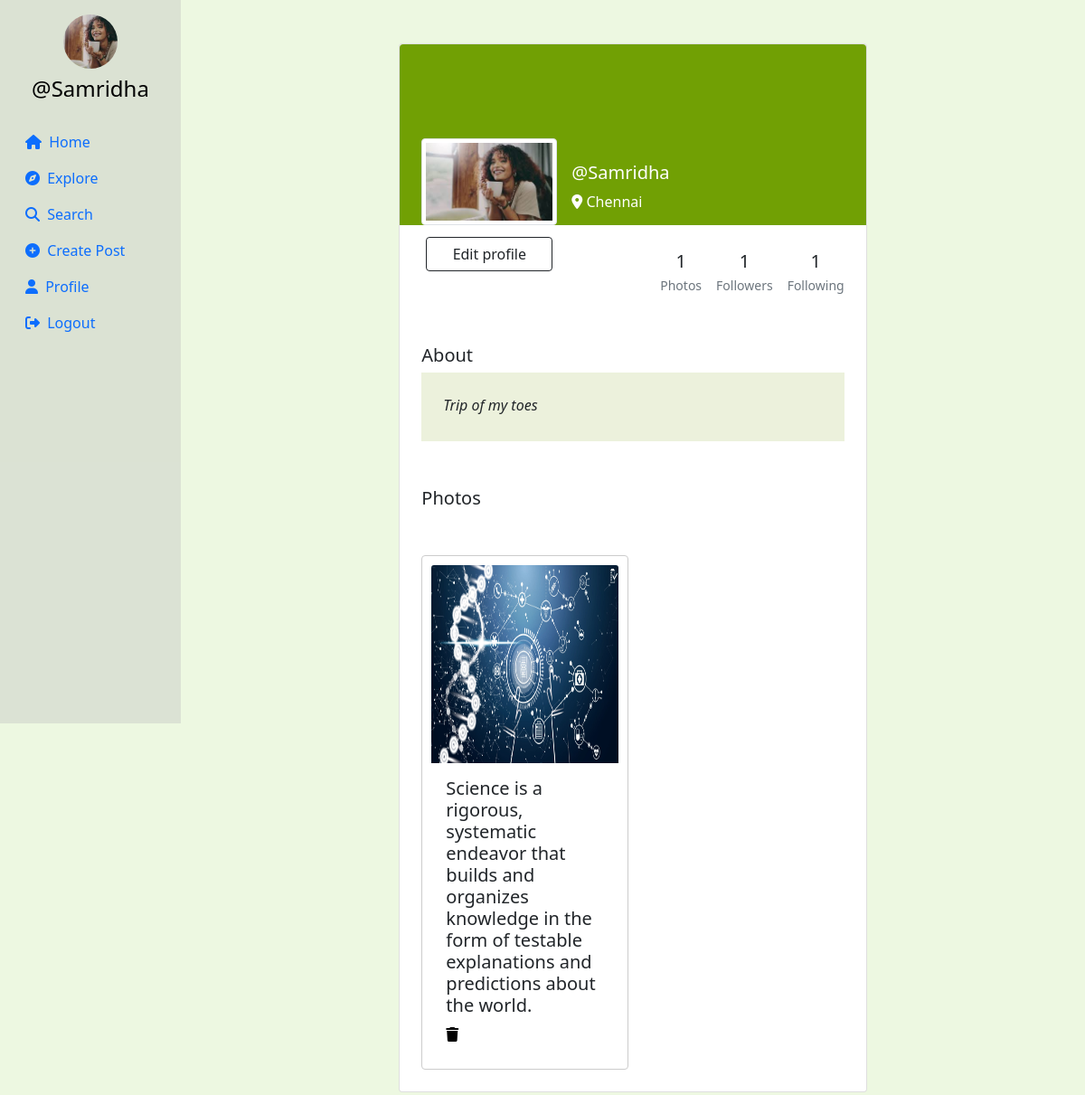
The page /profile/Samridha (signed in) on the database its author committed.
### userauth/models.py (models this page shows, shortened)
class Profile(models.Model):
    user = models.ForeignKey(User, on_delete=models.CASCADE)
    id_user = models.IntegerField(primary_key=True, default=0)
    bio = models.TextField(blank=True, default='')
    profileimg = models.ImageField(upload_to='profile_images', default='blank-profile-picture.png')
    location = models.CharField(max_length=100, blank=True, default='')

class Post(models.Model):
    id = models.UUIDField(primary_key=True, default=uuid.uuid4)
    user = models.CharField(max_length=100)
    image = models.ImageField(upload_to='post_images')
    caption = models.TextField()
    created_at = models.DateTimeField(default=datetime.now)
    no_of_likes = models.IntegerField(default=0)

### userauth/views.py (the view)
# urls.py: path('profile/<str:id_user>', views.profile),
@login_required(login_url='/loginn')
def profile(request,id_user):
    user_object = User.objects.get(username=id_user)
    print(user_object)
    profile = Profile.objects.get(user=request.user)
    user_profile = Profile.objects.get(user=user_object)
    user_posts = Post.objects.filter(user=id_user).order_by('-created_at')
    user_post_length = len(user_posts)
    follower = request.user.username
    user = id_user
    if Followers.objects.filter(follower=follower, user=user).first():
        follow_unfollow = 'Unfollow'
    else:
        follow_unfollow = 'Follow'
    user_followers = len(Followers.objects.filter(user=id_user))
    user_following = len(Followers.objects.filter(follower=id_user))
    context = {
        'user_object': user_object,
        'user_profile': user_profile,
        'user_posts': user_posts,
        'user_post_length': user_post_length,
        'profile': profile,
        'follow_unfollow':follow_unfollow,
        'user_followers': user_followers,
        'user_following': user_following,
    }
    if request.user.username == id_user:
        if request.method == 'POST':
            if request.FILES.get('image') == None:
             image = user_profile.profileimg
             bio = request.POST['bio']
             location = request.POST['location']
             user_profile.profileimg = image
             user_profile.bio = bio
             user_profile.location = location
             user_profile.save()
            if request.FILES.get('image') != None:
             image = request.FILES.get('image')
             bio = request.POST['bio']
             location = request.POST['location']
             user_profile.profileimg = image
             user_profile.bio = bio
             user_profile.location = location
             user_profile.save()
            return redirect('/profile/'+id_user)
        else:
            return render(request, 'profile.html', context)
    return render(request, 'profile.html', context)

### templates/profile.html (shortened to what this page needs)
{% load static %}
<!DOCTYPE html>
<html lang="en">
<head>
    <link rel="stylesheet" href="https://maxcdn.bootstrapcdn.com/bootstrap/4.5.2/css/bootstrap.min.css">
    <link href="https://cdn.jsdelivr.net/npm/bootstrap@5.0.2/dist/css/bootstrap.min.css" rel="stylesheet"
>
    <link rel="stylesheet" href="{% static 'css/app.css' %}">
</head>
<head>
</head>
<body>
    {% load static %}
    <div class="container-fluid">
        <div class="row">
            <nav class="col-md-2 d-none d-md-block sidebar" style="position: fixed;">
                <div class="text-center mt-3">
                    <img src="{{profile.profileimg.url}}" alt="Profile Picture" class="profile-pic">
                    <h4 class="mt-2"><a href="/profile/{{user}}" style="text-decoration:none;">@{{user}}</a></h4>
                </div>
                <ul class="nav flex-column mt-4">
                    <li class="nav-item">
                        <a class="nav-link active" href="/">
                            <i class="fa-solid fa-house mr-1"></i> Home
                        </a>
                    </li>
                    <li class="nav-item">
                        <a class="nav-link" href="/explore">
                            <i class="fa-solid fa-compass mr-1"></i> Explore
                        </a>
                    </li>
                    <li class="nav-item">
                        <a class="nav-link" href="#" data-bs-toggle="modal" data-bs-target="#exampleModal3">
                            <i class="fa-solid fa-magnifying-glass mr-1"></i> Search
                        </a>
                    </li>
                    <li class="nav-item">
                        <a class="nav-link" href="#" data-bs-toggle="modal" data-bs-target="#exampleModal2"
                            data-bs-whatever="@getbootstrap">
                            <i class="fa-solid fa-circle-plus mr-1"></i> Create Post
                        </a>
                    </li>
                    <li class="nav-item">
                        <a class="nav-link" href="/profile/{{user}}">
                            <i class="fa-solid fa-user mr-1"></i> Profile
                        </a>
                    </li>
                    <li class="nav-item">
                        <a class="nav-link" href="/logout">
                            <i class="fa-solid fa-right-from-bracket mr-1"></i> Logout
                        </a>
                    </li>
                </ul>
            </nav>
            {% load static %}
            <main role="main" class="col-md-9 ml-sm-auto col-lg-10 px-md-4">
                <section class="gradient-custom-2">
                    <div class="container py-5">
                        <div class="row d-flex justify-content-center align-items-center h-100">
                            <div class="col col-lg-9 col-xl-7">
                                <div class="card">
                                    <div class="rounded-top text-white d-flex flex-row"
                                        style="background:rgb(113, 160, 4); height:200px;">
                                        <div class="ms-4  d-flex flex-column" style="width: 150px; margin-top:5rem;">
                                            <img src="{{user_profile.profileimg.url}}" alt="Generic placeholder image"
                                                class="img-fluid img-thumbnail mt-4 mb-2"
                                                style="width: 150px; z-index: 1">
                                            {% if user == user_profile.user %}
                                            <button type="button" class="btn btn-outline-dark"
                                                data-mdb-ripple-color="dark" style="z-index: 1; margin: 5px;"
                                                data-bs-toggle="modal" data-bs-target="#exampleModal1"
                                                data-bs-whatever="@getbootstrap">
                                                Edit profile
                                            </button>
                                            {% endif %}
                                        </div>
                                        <div class="ms-3" style="margin-top: 130px;">
                                            <h5>@{{user_profile.user}}</h5>
                                            <p><i class="fa-solid fa-location-dot"></i> {{user_profile.location}}</p>
                                        </div>
                                    </div>
                                    <div class="p-4 text-black" style="background-color: white;">
                                        <div class="d-flex justify-content-end text-center py-1">
                                            <div>
                                                <p class="mb-1 h5">{{user_post_length}}</p>
                                                <p class="small text-muted mb-0">Photos</p>
                                            </div>
                                            <div class="px-3">
                                                <p class="mb-1 h5">{{user_followers}}</p>
                                                <p class="small text-muted mb-0">Followers</p>
                                            </div>
                                            <div>
                                                <p class="mb-1 h5">{{user_following}}</p>
                                                <p class="small text-muted mb-0">Following</p>
                                            </div>
                                        </div>
                                    </div>
                                    <div class="card-body p-4 text-black">
                                        <div class="mb-5">
                                            <p class="lead fw-normal mb-1">About</p>
                                            <div class="p-4" style="background-color: #ebf0d9e9;">
                                                <p class="font-italic mb-1">{{user_profile.bio}}</p>
                                            </div>
                                        </div>
                                        <div class="mb-5">
                                            <p class="lead fw-normal mb-1">Photos</p>
                                        </div>
                                        <div class="image-grid">
                                            {% for pos in user_posts %}
                                            <div class="card image-item">
                                                <img src="{{pos.image.url}}" class="card-img-top" alt="..."
                                                    style="width: 219px;height: 219px;">
                                                <div class="card-body">
                                                    <h5 class="card-title">{{pos.caption}}</h5>
                                                    {% if user == user_profile.user %} <a href=" /delete/{{pos.id}} "><i
                                                            class="fa-solid fa-trash"></i></a>
                                                    {% endif %}
                                                </div>
                                            </div>
                                            {% endfor %}
                                        </div>
                                    </div>
                                </div>
                            </div>
                        </div>
                    </div>
                </section>
            </main>
        </div>
    </div>
</body>
</html>

### templates/profile.html (style rules this page uses)
.sidebar { background-color: rgba(191, 191, 190, 0.386); height: 100vh; color: rgb(114, 24, 63); }
.profile-pic { width: 60px; height: 60px; border-radius: 50%; object-fit: cover; }
a { color: black; }
.image-grid { display: grid; grid-template-columns: repeat(auto-fill, minmax(200px, 1fr)); gap: 10px; }
.image-item { border: 1px solid #ccc; padding: 10px; }
.image-item img { max-width: 100%; height: auto; }
body { background-color: #e7f6d6b9; }

### rows shown on the page
Profile: profileimg (picture), user "Samridha", location "Chennai", bio "Trip of my toes"
Post: image (picture), caption "Science is a rigorous, systematic endeavor that builds and organizes knowledge in the form of testable explanations and predictions about the world."

### other values the page prints
{{ user }} "Samridha"
{{ user_post_length }} "1"
{{ user_followers }} "1"
{{ user_following }} "1"
